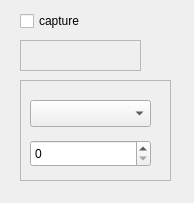
<?xml version="1.0" encoding="UTF-8"?>
<ui version="4.0">
 <class>Capture</class>
 <widget class="QWidget" name="Capture">
  <property name="geometry">
   <rect>
    <x>0</x>
    <y>0</y>
    <width>194</width>
    <height>203</height>
   </rect>
  </property>
  <property name="windowTitle">
   <string>Capture</string>
  </property>
  <property name="autoFillBackground">
   <bool>false</bool>
  </property>
  <widget class="QCheckBox" name="enableInput">
   <property name="geometry">
    <rect>
     <x>20</x>
     <y>10</y>
     <width>98</width>
     <height>22</height>
    </rect>
   </property>
   <property name="text">
    <string>capture</string>
   </property>
  </widget>
  <widget class="QFrame" name="ctrlFrame">
   <property name="geometry">
    <rect>
     <x>20</x>
     <y>80</y>
     <width>151</width>
     <height>101</height>
    </rect>
   </property>
   <property name="frameShape">
    <enum>QFrame::StyledPanel</enum>
   </property>
   <property name="frameShadow">
    <enum>QFrame::Raised</enum>
   </property>
   <widget class="QComboBox" name="inputName">
    <property name="geometry">
     <rect>
      <x>10</x>
      <y>20</y>
      <width>121</width>
      <height>27</height>
     </rect>
    </property>
   </widget>
   <widget class="QSpinBox" name="outputNumber">
    <property name="geometry">
     <rect>
      <x>10</x>
      <y>60</y>
      <width>121</width>
      <height>27</height>
     </rect>
    </property>
   </widget>
  </widget>
  <widget class="QPlainTextEdit" name="frameCount">
   <property name="enabled">
    <bool>false</bool>
   </property>
   <property name="geometry">
    <rect>
     <x>20</x>
     <y>40</y>
     <width>121</width>
     <height>31</height>
    </rect>
   </property>
   <property name="readOnly">
    <bool>true</bool>
   </property>
  </widget>
 </widget>
 <resources/>
 <connections/>
</ui>
